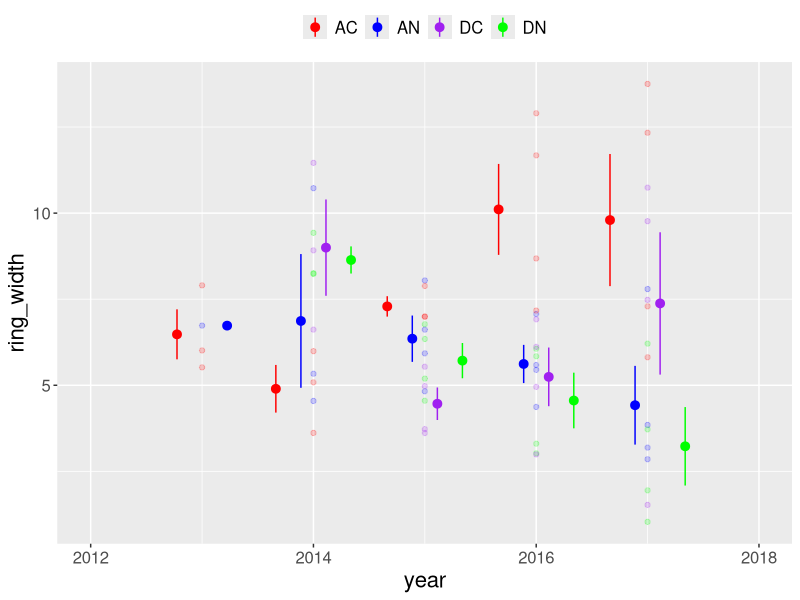
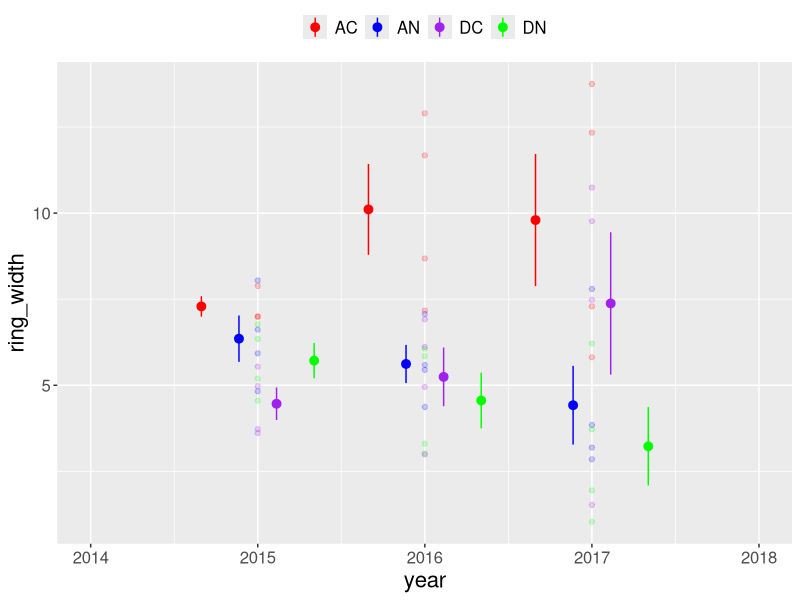
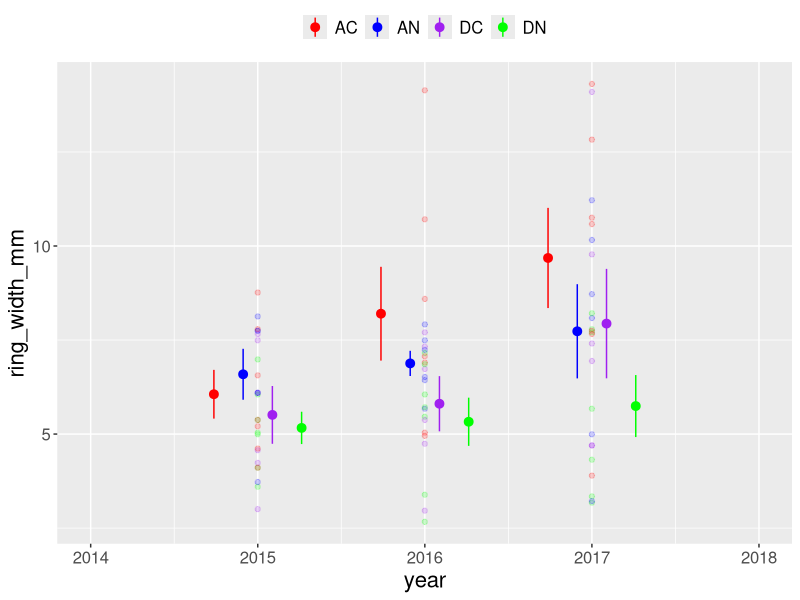
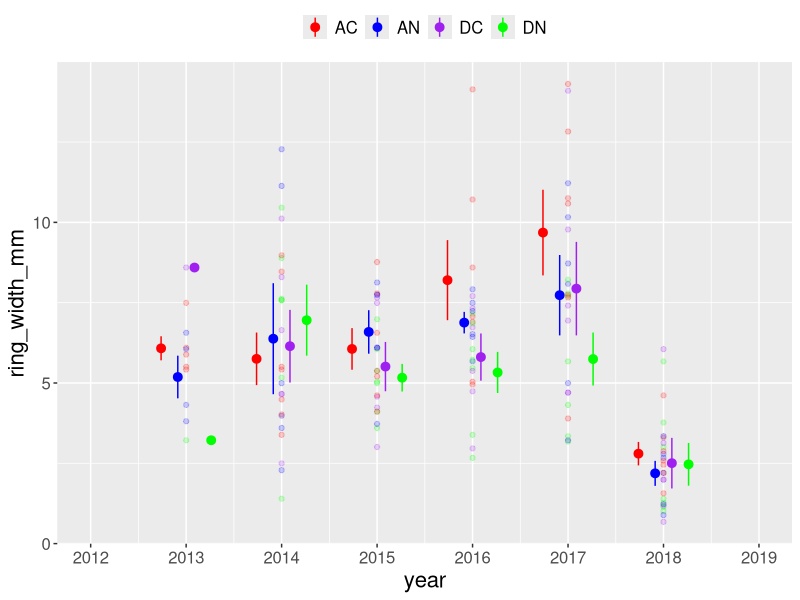

These charts were generated, in order, by the following R code:
## doing tree ring width analysis

library(plyr); library(dplyr);
library(readr)
library(stringi)
library(ggplot2)
#library(tidyverse)

ring_data <- read.csv("data/raw_data/tree_ring_widths.csv")

summary(ring_data)

unique(ring_data$plot)

def_theme <- theme(legend.title = element_blank(),
                   legend.text = element_text(size = 12),
                   legend.position = "top",
                   axis.text = element_text(size = 12),
                   axis.title = element_text(size = 16),
                   plot.title = element_text(size = 28))
                   
treatment_color <- scale_color_manual(values = c("red","blue","purple","green"))

scaleFUN <- function(x) sprintf("%.0f", x)

# ring_data_se <- ring_data %>% 
#   group_by(treatment, year) %>%
#   summarise(obs = n(),
#             mean_ring_width = mean(ring_width),
#             ring_width_sd = sd(ring_width))
#             ring_width_se = ring_width_sd/sqrt(obs))
# 
            
ring_data_2015 <- ring_data %>% 
  filter(year >= 2015)

initial_plot <- ggplot(ring_data_2015, aes(year, ring_width, color = treatment)) +
  geom_point(alpha = 0.2) + 
  scale_x_continuous(limits = c(2014,2018)) +
  stat_summary(fun.data = "mean_se", geom = "pointrange", 
               position = position_dodge(width = 0.9)) +
  treatment_color +
  def_theme +
  NULL

ggsave(plot = initial_plot, height = 5, width = 10, "tree_rings/figures/width_imageJ_initial.png")

ring_data_2013 <- ring_data %>% 
  filter(year >= 2013)


ggplot(ring_data_2013, aes(year, ring_width, color = treatment)) +
  geom_point(alpha = 0.2) + 
  #scale_x_continuous(labels = scaleFUN) +
  scale_x_continuous(limits = c(2012,2018)) +
  stat_summary(fun.data = "mean_se", geom = "pointrange", 
               position = position_dodge(width = 0.9)) +
  treatment_color +
  def_theme +
  NULL


#### NEW measuRING data ####

cross1_data <- read_csv("tree_rings/data/widths_master_crossSection1.csv")

summary(cross1_data)

#filter(cross1_data, is.na(ring_width_mm))

cross1_data <- cross1_data %>% 
  mutate(treatment = case_when(grepl("AC", cs_id) ~ "AC",
                               grepl("AN", cs_id) ~ "AN",
                               grepl("DC", cs_id) ~ "DC",
                               grepl("DN", cs_id) ~ "DN"))

cross1_data_good <- cross1_data %>% 
  filter(between(year, 2015, 2017))

cross1_most_accurate <- ggplot(cross1_data_good, aes(year, ring_width_mm, color = treatment)) +
  geom_point(alpha = 0.2) + 
  #scale_x_continuous(labels = scaleFUN) +
  scale_x_continuous(limits = c(2014, 2018), breaks = c(2014, 2015, 2016, 2017, 2018)) +
  stat_summary(fun.data = "mean_se", geom = "pointrange", 
               position = position_dodge(width = 0.7)) +
  treatment_color +
  def_theme +
  NULL

ggsave(plot = cross1_most_accurate, height = 5, width = 10, "tree_rings/figures/width_crossSection1_best_data.png")


cross1_all_time <- ggplot(cross1_data, aes(year, ring_width_mm, color = treatment)) +
  geom_point(alpha = 0.2) + 
  #scale_x_continuous(labels = scaleFUN) +
  scale_x_continuous(limits = c(2012, 2019), breaks = c(2012, 2013, 2014, 2015, 2016, 2017, 2018, 2019)) +
  stat_summary(fun.data = "mean_se", geom = "pointrange", 
               position = position_dodge(width = 0.7)) +
  treatment_color +
  def_theme +
  NULL

ggsave(plot = cross1_all_time, height = 5, width = 10, "tree_rings/figures/width_crossSection1_all_time.png")

filter(cross1_data, is.na(ring_width_mm) & treatment == "DC")

